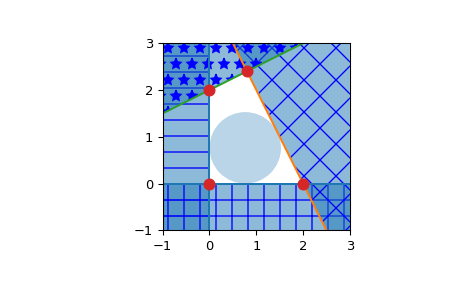

Recreate this plot in Python.
# Halfspace intersection of planes forming some polygon

from scipy.spatial import HalfspaceIntersection
halfspaces = np.array([[-1, 0., 0.],
                       [0., -1., 0.],
                       [2., 1., -4.],
                       [-0.5, 1., -2.]])
feasible_point = np.array([0.5, 0.5])
hs = HalfspaceIntersection(halfspaces, feasible_point)

# Plot halfspaces as filled regions and intersection points:

import matplotlib.pyplot as plt
fig = plt.figure()
ax = fig.add_subplot('111', aspect='equal')
xlim, ylim = (-1, 3), (-1, 3)
ax.set_xlim(xlim)
ax.set_ylim(ylim)
x = np.linspace(-1, 3, 100)
symbols = ['-', '+', 'x', '*']
signs = [0, 0, -1, -1]
fmt = {"color": None, "edgecolor": "b", "alpha": 0.5}
for h, sym, sign in zip(halfspaces, symbols, signs):
    hlist = h.tolist()
    fmt["hatch"] = sym
    if h[1]== 0:
        ax.axvline(-h[2]/h[0], label='{}x+{}y+{}=0'.format(*hlist))
        xi = np.linspace(xlim[sign], -h[2]/h[0], 100)
        ax.fill_between(xi, ylim[0], ylim[1], **fmt)
    else:
        ax.plot(x, (-h[2]-h[0]*x)/h[1], label='{}x+{}y+{}=0'.format(*hlist))
        ax.fill_between(x, (-h[2]-h[0]*x)/h[1], ylim[sign], **fmt)
x, y = zip(*hs.intersections)
ax.plot(x, y, 'o', markersize=8)

# By default, qhull does not provide with a way to compute an interior point.
# This can easily be computed using linear programming. Considering halfspaces
# of the form :math:`Ax + b \leq 0`, solving the linear program:

# .. math::

# max \: y

# s.t. Ax + y ||A_i|| \leq -b

# With :math:`A_i` being the rows of A, i.e. the normals to each plane.

# Will yield a point x that is furthest inside the convex polyhedron. To
# be precise, it is the center of the largest hypersphere of radius y
# inscribed in the polyhedron. This point is called the Chebyshev center
# of the polyhedron (see [R9b902253b317-1]_ 4.3.1, pp148-149). The
# equations outputted by Qhull are always normalized.

from scipy.optimize import linprog
from matplotlib.patches import Circle
norm_vector = np.reshape(np.linalg.norm(halfspaces[:, :-1], axis=1),
    (halfspaces.shape[0], 1))
c = np.zeros((halfspaces.shape[1],))
c[-1] = -1
A = np.hstack((halfspaces[:, :-1], norm_vector))
b = - halfspaces[:, -1:]
res = linprog(c, A_ub=A, b_ub=b, bounds=(None, None))
x = res.x[:-1]
y = res.x[-1]
circle = Circle(x, radius=y, alpha=0.3)
ax.add_patch(circle)
plt.legend(bbox_to_anchor=(1.6, 1.0))
plt.show()
